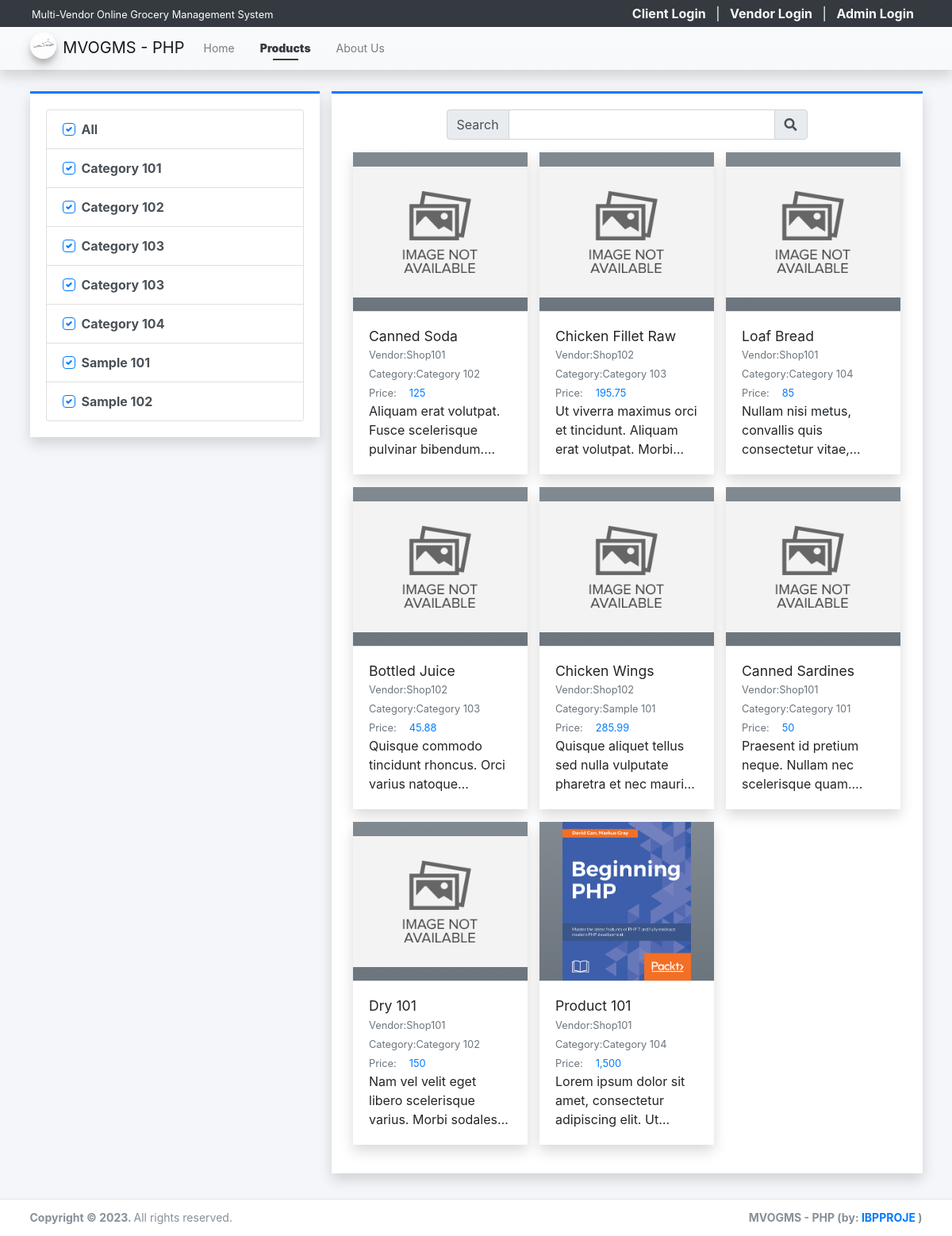
The page /?page=products on the database its author committed.
### tables this page shows
CREATE TABLE `category_list` (
  `id` int(30) NOT NULL,
  `vendor_id` int(30) NOT NULL,
  `name` text NOT NULL,
  `description` text NOT NULL,
  `status` tinyint(1) NOT NULL DEFAULT 1,
  `delete_flag` tinyint(1) NOT NULL DEFAULT 0,
  `date_created` datetime NOT NULL DEFAULT current_timestamp(),
  `date_updated` datetime DEFAULT NULL ON UPDATE current_timestamp()
);

CREATE TABLE `product_list` (
  `id` int(30) NOT NULL,
  `vendor_id` int(30) DEFAULT NULL,
  `category_id` int(30) DEFAULT NULL,
  `name` text NOT NULL,
  `description` text NOT NULL,
  `price` double NOT NULL DEFAULT 0,
  `image_path` text DEFAULT NULL,
  `status` tinyint(1) NOT NULL DEFAULT 1,
  `delete_flag` tinyint(1) NOT NULL DEFAULT 0,
  `date_created` datetime NOT NULL DEFAULT current_timestamp(),
  `date_updated` datetime DEFAULT NULL ON UPDATE current_timestamp()
);

CREATE TABLE `vendor_list` (
  `id` int(30) NOT NULL,
  `code` varchar(100) NOT NULL,
  `shop_type_id` int(30) NOT NULL,
  `shop_name` text NOT NULL,
  `shop_owner` text NOT NULL,
  `contact` text NOT NULL,
  `username` text NOT NULL,
  `password` text NOT NULL,
  `avatar` text DEFAULT NULL,
  `status` tinyint(1) NOT NULL DEFAULT 1,
  `delete_flag` tinyint(1) NOT NULL DEFAULT 0,
  `date_created` datetime NOT NULL DEFAULT current_timestamp(),
  `date_updated` datetime DEFAULT NULL ON UPDATE current_timestamp()
);

### config.php (called while the page is built, shortened)
<?php
function validate_image($file){
    $file = explode("?",$file)[0];
	if(!empty($file)){
		if(is_file(base_app.$file)){
			return base_url.$file;
		}else{
			return base_url.'dist/img/no-image-available.png';
		}
	}else{
		return base_url.'dist/img/no-image-available.png';
	}
}
function format_num($number = 0, $max_decimal = ''){
    if(is_numeric($number)){
        $ex = explode('.',$number);
        $dec = isset($ex[1]) ? strlen($ex[1]) : 0;
        if(empty($max_decimal) || (is_numeric($max_decimal) && $max_decimal >= $dec)){
            return number_format($number,$dec);
        }else{
            if(is_numeric($max_decimal))
                return number_format($number,$max_decimal);
            else
                return "Invalid Maximum Decimal";
        }
    }else{
        return "Invalid Number";
    }
}
?>

### products/index.php (the view, shortened to what this page needs)
<?php
$category_ids = isset($_GET['cids']) ? $_GET['cids'] : 'all';
?>
<div class="content py-3">
    <div class="row">
        <div class="col-md-4">
            <div class="card card-outline rounded-0 card-primary shadow">
                <div class="card-body">
                    <div class="list-group">
                        <div class="list-group-item list-group-item-action">
                            <div class="custom-control custom-checkbox">
                                <label for="cat_all" class="custom-control-label"> All</label>
                            </div>
                        </div>
                        <?php
                        $categories = $conn->query("SELECT * FROM `category_list` where delete_flag = 0 and status = 1 order by `name` asc ");
                        while($row = $categories->fetch_assoc()):
                        ?>
                        <div class="list-group-item list-group-item-action">
                            <div class="custom-control custom-checkbox">
                                <label for="cat_item<?= $row['id'] ?>" class="custom-control-label"> <?= $row['name'] ?></label>
                            </div>
                        </div>
                        <?php endwhile; ?>
                    </div>
                </div>
            </div>
        </div>
        <div class="col-md-8">
            <div class="card card-outline card-primary shadow rounded-0">
                <div class="card-body">
                    <div class="container-fluid">
                        <div class="row justify-content-center mb-3">
                            <div class="col-lg-8 col-md-10 col-sm-12">
                                <form action="" id="search-frm">
                                    <div class="input-group">
                                        <div class="input-group-prepend"><span class="input-group-text">Search</span></div>
                                        <input type="search" id="search" class="form-control" value="<?= isset($_GET['search']) ? $_GET['search'] : '' ?>">
                                        <div class="input-group-append"><span class="input-group-text"><i class="fa fa-search"></i></span></div>
                                    </div>
                                </form>
                            </div>
                        </div>
                        <div class="row" id="product_list">
                            <?php
                            $swhere = "";
                            if(!empty($category_ids)):
                            $products = $conn->query("SELECT p.*, v.shop_name as vendor, c.name as `category` FROM `product_list` p inner join vendor_list v on p.vendor_id = v.id inner join category_list c on p.category_id = c.id where p.delete_flag = 0 and p.`status` =1 {$swhere} order by RAND()");
                            while($row = $products->fetch_assoc()):
                            ?>
                            <div class="col-lg-4 col-md-6 col-sm-12 product-item">
                                <a href="./?page=products/view_product&id=<?= $row['id'] ?>" class="card shadow rounded-0 text-reset text-decoration-none">
                                <div class="product-img-holder position-relative">
                                    <img src="<?= validate_image($row['image_path']) ?>" alt="Product-image" class="img-top product-img bg-gradient-gray">
                                </div>
                                    <div class="card-body border-top border-gray">
                                        <h5 class="card-title text-truncate w-100"><?= $row['name'] ?></h5>
                                        <div class="d-flex w-100">
                                            <div class="col-auto px-0"><small class="text-muted">Vendor: </small></div>
                                            <div class="col-auto px-0 flex-shrink-1 flex-grow-1"><p class="text-truncate m-0"><small class="text-muted"><?= $row['vendor'] ?></small></p></div>
                                        </div>
                                        <div class="d-flex">
                                            <div class="col-auto px-0"><small class="text-muted">Category: </small></div>
                                            <div class="col-auto px-0 flex-shrink-1 flex-grow-1"><p class="text-truncate m-0"><small class="text-muted"><?= $row['category'] ?></small></p></div>
                                        </div>
                                        <div class="d-flex">
                                            <div class="col-auto px-0"><small class="text-muted">Price: </small></div>
                                            <div class="col-auto px-0 flex-shrink-1 flex-grow-1"><p class="m-0 pl-3"><small class="text-primary"><?= format_num($row['price']) ?></small></p></div>
                                        </div>
                                        <p class="card-text truncate-3 w-100"><?= strip_tags(html_entity_decode($row['description'])) ?></p>
                                    </div>
                                </a>
                            </div>
                            <?php endwhile; ?>
                            <?php else: ?>
                                <div class="col-12 text-center">
                                    Pleas select atleast 1 product category
                                </div>
                            <?php endif; ?>
                        </div>
                    </div>
                </div>
            </div>
        </div>
    </div>
</div>

### rows shown on the page
category_list: name "Category 101"
category_list: name "Category 102"
category_list: name "Category 103"
category_list: name "Category 103"
category_list: name "Category 104"
category_list: name "Sample 101"
category_list: name "Sample 102"
product_list: name "Canned Soda", vendor.shop_name "Shop101", category.name "Category 102", price "125", description "Aliquam erat volutpat. Fusce scelerisque pulvinar…"
product_list: name "Chicken Fillet Raw", vendor.shop_name "Shop102", category.name "Category 103", price "195.75", description "Ut viverra maximus orci et tincidunt. Aliquam erat volutpat.…"
product_list: name "Loaf Bread", vendor.shop_name "Shop101", category.name "Category 104", price "85", description "Nullam nisi metus, convallis quis consectetur…"
product_list: name "Bottled Juice", vendor.shop_name "Shop102", category.name "Category 103", price "45.88", description "Quisque commodo tincidunt rhoncus. Orci varius…"
product_list: name "Chicken Wings", vendor.shop_name "Shop102", category.name "Sample 101", price "285.99", description "Quisque aliquet tellus sed nulla vulputate pharetra et nec…"
product_list: name "Canned Sardines", vendor.shop_name "Shop101", category.name "Category 101", price "50", description "Praesent id pretium neque. Nullam nec scelerisque…"
product_list: name "Dry 101", vendor.shop_name "Shop101", category.name "Category 102", price "150", description "Nam vel velit eget libero scelerisque varius. Morbi…"
product_list: shows a picture, name "Product 101", vendor.shop_name "Shop101", category.name "Category 104", price "1,500", description "Lorem ipsum dolor sit amet, consectetur adipiscing elit.…"

### other values the page prints
$_settings->info('name') "Multi-Vendor Online Grocery Management System"
$_settings->info('short_name') "MVOGMS - PHP"
